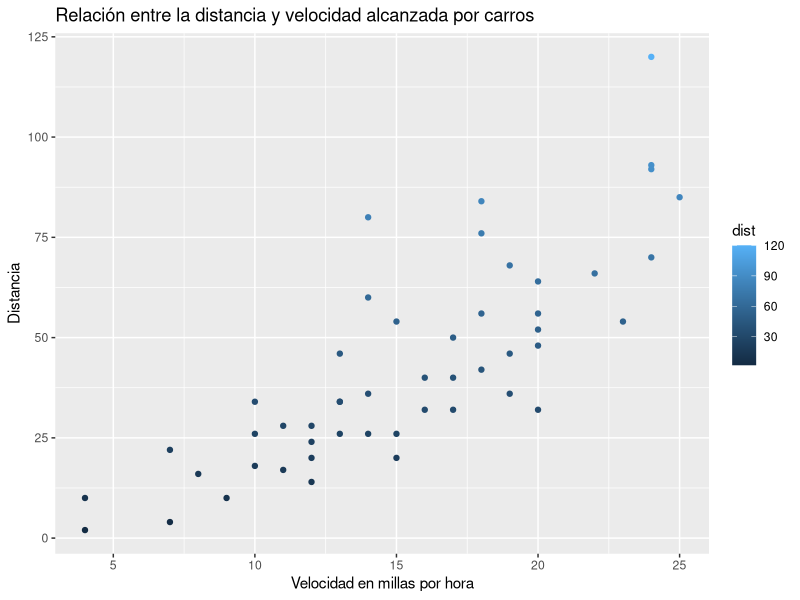
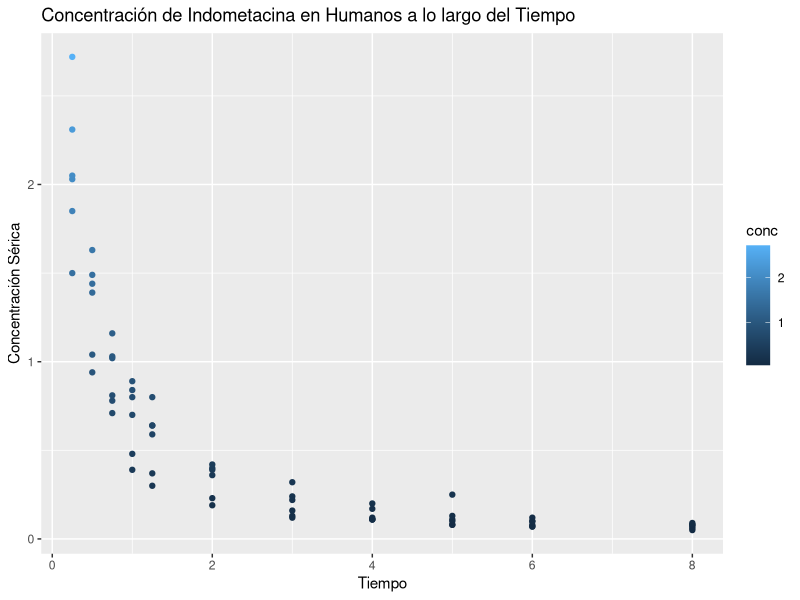
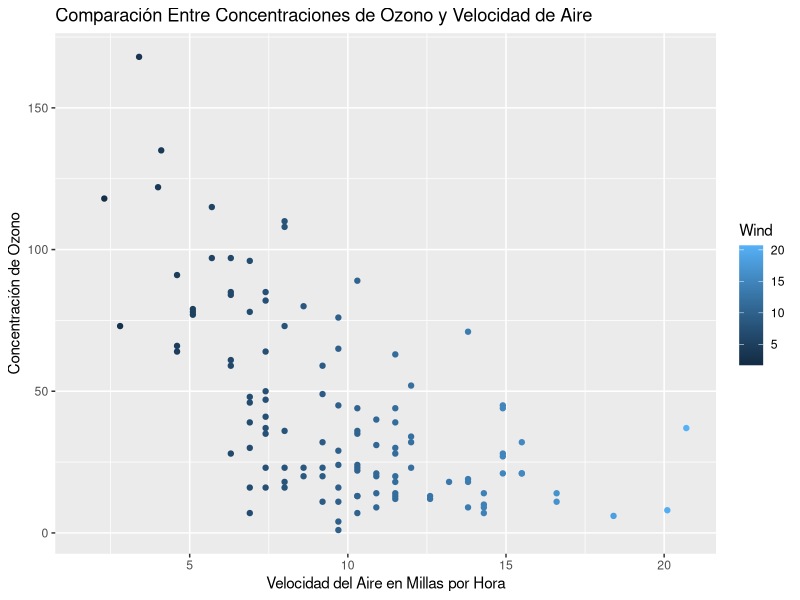

Recreate these plots in R, in order.
## ---- chunk 1
library(ggplot2)
plot <- ggplot(cars,
       aes (speed, dist)) +
  geom_point(aes(color = dist)) +
  labs(title = "Relación entre la distancia y velocidad alcanzada por carros", x = "Velocidad en millas por hora", y = "Distancia")
plot
## ---- chunk 2
library(ggplot2)
ggplot(Indometh,
       aes (time, conc))+
  geom_point(aes(color = conc)) +
  labs(title = "Concentración de Indometacina en Humanos a lo largo del Tiempo", x = "Tiempo", y = "Concentración Sérica")
## ---- chunk 3
library(ggplot2)
ggplot(airquality,
       aes (Wind, Ozone))+
  geom_point(aes(color = Wind)) +
  labs(title = "Comparación Entre Concentraciones de Ozono y Velocidad de Aire", x = "Velocidad del Aire en Millas por Hora", y = "Concentración de Ozono")
